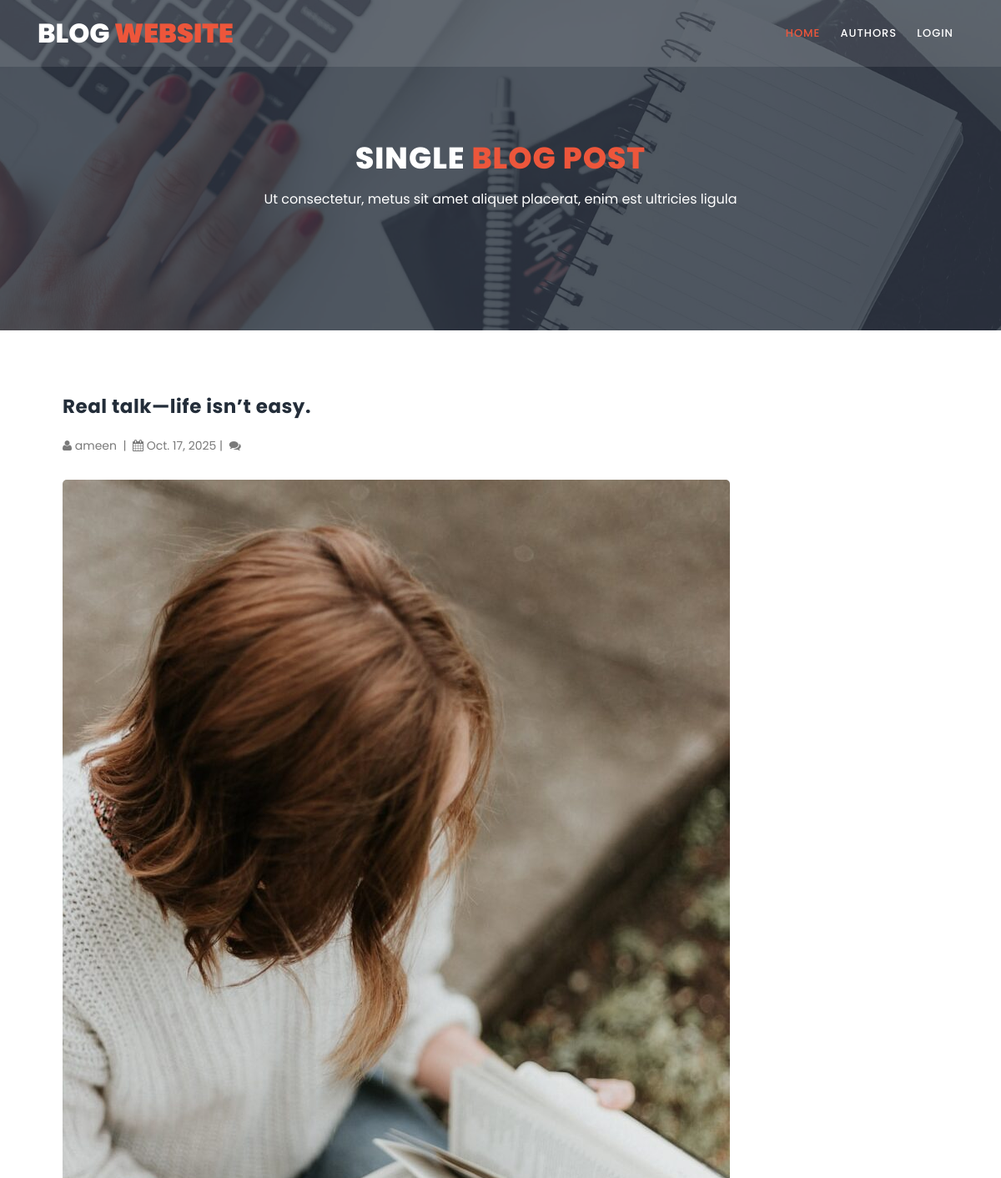
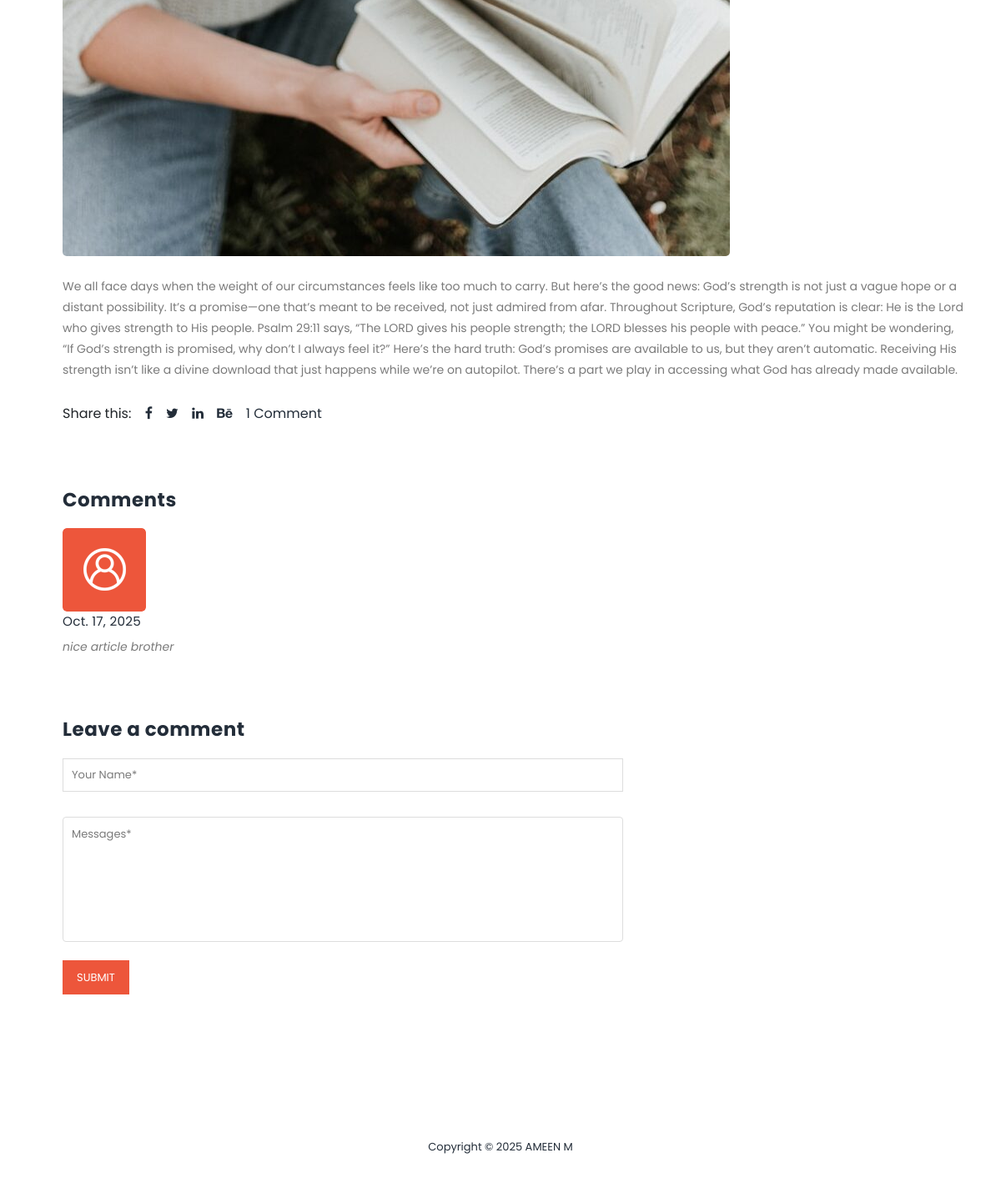
The page /viewblog/7 on the database its author committed (2 pictures, top to bottom).
### blogapp/models.py (models this page shows, shortened)
class Blog(models.Model):
    title=models.CharField(max_length=200)
    content=models.TextField()
    blog_pic=models.ImageField(upload_to="media",null=True,blank=True)
    added_date=models.DateField(auto_now_add=True)
    user_id=models.ForeignKey(User,on_delete=models.CASCADE)

class Comment(models.Model):
    comment=models.TextField()
    user=models.ForeignKey(User,on_delete=models.CASCADE)
    blog=models.ForeignKey(Blog,on_delete=models.CASCADE)
    added_date=models.DateField(auto_now_add=True)

### blogapp/views.py (the view, shortened to what this page needs)
# urls.py: path("viewblog/<int:id>",views.ViewMoreView.as_view(),name="viewblog"),
class ViewMoreView(View):
    def get(self,request,**kwargs):
        blog=Blog.objects.get(id=kwargs.get("id"))
        comment=Comment.objects.filter(blog=kwargs.get("id"))
        return render(request,"blog-details.html",{"blog":blog,"comment":comment})

### blogapp/templates/blog-details.html (shortened to what this page needs)
{% extends 'base.html' %}
{% load static %}
{% block main %}
<section class="section section-bg" id="call-to-action"
  style="background-image: url(assets/images/banner-image-1-1920x500.jpg)">
  <div class="container">
    <div class="row">
      <div class="col-lg-10 offset-lg-1">
        <div class="cta-content">
          <br>
          <br>
          <h2>Single <em>blog post</em></h2>
          <p>Ut consectetur, metus sit amet aliquet placerat, enim est ultricies ligula</p>
        </div>
      </div>
    </div>
  </div>
</section>
<section class="section" id="our-classes">
  <div class="container">
    <br>
    <br>
    <section class='tabs-content'>
      <article>
        <h4>{{ blog.title }}</h4>
        <p><i class="fa fa-user"></i> {{ blog.user_id }} &nbsp;|&nbsp; <i class="fa fa-calendar"></i> {{ blog.added_date }}&nbsp;|&nbsp; <i class="fa fa-comments"></i> </p>
        <div><img src="{{ blog.blog_pic.url }}" alt=""></div>
        <br>
        <p>{{ blog.content }}</p>
        <ul class="social-icons">
          <li>Share this:</li>
          <li><a href="#"><i class="fa fa-facebook"></i></a></li>
          <li><a href="#"><i class="fa fa-twitter"></i></a></li>
          <li><a href="#"><i class="fa fa-linkedin"></i></a></li>
          <li><a href="#"><i class="fa fa-behance"></i></a></li>
          <li><a href="#">
              {{ blog.comment_set.count }} Comment{% if blog.comment_set.count != 1 %}s{% endif %}
            </a></li>
        </ul>
      </article>
    </section>
    <br>
    <br>
    <br>
    <section class='tabs-content'>
      <h4>Comments</h4>
      {% for i in comment %}
      <ul class="features-items">
        <li>
          <div class="feature-item" style="margin-bottom:15px;">
            <div class="left-icon">
              <img src="{% static 'assets/images/features-first-icon.png' %}" alt="First One">
            </div>
            <div class="right-content">
              <h4> <small>{{ i.added_date }}</small></h4>
              <p><em> {{ i.comment }}</em></p>
            </div>
          </div>
          {% endfor %}
          <h4>Leave a comment</h4>
          <div class="contact-form">
            <form action="" method="post">
              <div class="row">
                <div class="col-lg-12">
                  <fieldset>
                    <input name="name" type="text" id="name" placeholder="Your Name*" required="">
                  </fieldset>
                </div>
                <div class="col-lg-12">
                  <textarea name="comment" class="form-control" placeholder="Messages*"></textarea>
                </div>
                <div class="col-lg-12">
                  <fieldset>
                    <button type="submit" id="form-submit" class="main-button">Submit</button>
                  </fieldset>
                </div>
              </div>
            </form>
          </div>
  </div>
</section>
{% endblock %}

### blogapp/static/assets/css/style.css (style rules this page uses)
html, body, div, span, applet, object, iframe, h1, h2, h3, h4, h5, h6, p, blockquote, div pre, a, abbr, acronym, address, big, cite, code, del, dfn, em, font, img, ins, kbd, q, s, samp, small, strike, strong, sub, sup, tt, var, b, u, i, center, dl, dt, dd, ol, ul, li, figure, header, nav, section, article, aside, footer, figcaption { margin: 0; padding: 0; border: 0; outline: 0; }
ul, li { padding: 0; margin: 0; list-style: none; }
header, nav, section, article, aside, footer, hgroup { display: block; }
* { box-sizing: border-box; }
html, body { font-family: 'Poppins', sans-serif; font-weight: 400; background-color: #fff; font-size: 16px; -ms-text-size-adjust: 100%; -webkit-font-smoothing: antialiased; -moz-osx-font-smoothing: grayscale; }
a { text-decoration: none !important; }
h1, h2, h3, h4, h5, h6 { margin-top: 0px; margin-bottom: 0px; }
ul { margin-bottom: 0px; }
p { font-size: 14px; line-height: 25px; color: #7a7a7a; }
html, body { background: #fff; font-family: 'Poppins', sans-serif; }
.feature-item { display: inline-block; margin-bottom: 60px; }
.feature-item .left-icon img { float: left; margin-right: 30px; }
.feature-item .right-content { display: inline; }
.feature-item .right-content h4 { margin-top: 0px; margin-bottom: 7px; letter-spacing: 0.25px; color: #232d39; font-size: 19px; font-weight: 600; text-transform: capitalize; }
#call-to-action { padding: 120px 0px; background-image: url(../images/cta-bg.jpg); background-position: center center; background-repeat: no-repeat; background-size: cover; text-align: center; }
.cta-content h2 { font-size: 36px; text-transform: uppercase; font-weight: 800; color: #fff; letter-spacing: 1px; }
.cta-content h2 em { font-style: normal; color: #ed563b; }
.cta-content p { font-size: 16px; color: #fff; margin: 15px 0px 25px 0px; }
#our-classes { margin-bottom: 140px; }
.tabs-content { margin-left: 30px; text-align: left; display: inline-block; transition: all 0.3s; }
.tabs-content img { max-width: 100%; overflow: hidden; border-radius: 5px; }
.tabs-content h4 { font-size: 23px; font-weight: 700; color: #232d39; letter-spacing: 0.5px; margin-bottom: 20px; margin-top: 30px; }
.tabs-content p { font-size: 14px; color: #7a7a7a; margin-bottom: 28px; }
.section-bg { background-position: center center; background-repeat: no-repeat; background-size: cover; position: relative; }
.section-bg:before { content:''; position: absolute; top: 0; left: 0; width: 100%; height: 100%; background-color: rgba(35,45,57,0.8); }
.section-bg > form, .section-bg .container { position: relative; z-index: 2 }
ul.social-icons li { display: inline-block; margin-right: 12px; }
ul.social-icons li:last-child { margin-right: 0px; }
ul.social-icons li a { color: #232d39; transition: all .3s; }
.contact-form input, .contact-form textarea { color: #7a7a7a; font-size: 13px; border: 1px solid #ddd; background-color: #fff; width: 100%; height: 40px; outline: none; line-height: 40px; padding: 0px 10px; -webkit-appearance: none; -moz-appearance: none; appearance: none; margin-bottom: 30px; }
.contact-form textarea { height: 150px; resize: none; }
.contact-form ::placeholder { color: #7a7a7a; }
.contact-form button { display: inline-block; font-size: 13px; padding: 11px 17px; background-color: #ed563b; color: #fff; text-align: center; font-weight: 400; text-transform: uppercase; transition: all .3s; border: none; outline: none; margin-top: -8px; }
a { color: #ed563b; }

### rows shown on the page
Blog: title "Real talk—life isn’t easy.", user_id "ameen", added_date "Oct. 17, 2025", blog_pic (picture), content "We all face days when the weight of our circumstances feels like too much to carry. But here’s the good news: God’s strength is not just a vague hope or a distant possibility. It’s a promise—one that’s meant to be received, not just admired from afar. Throughout Scripture, God’s reputation is clear: He is the Lord who gives strength to His people. Psalm 29:11 says, “The LORD gives his people strength; the LORD blesses his people with peace.” You might be wondering, “If God’s strength is promised, why don’t I always feel it?” Here’s the hard truth: God’s promises are available to us, but they aren’t automatic. Receiving His strength isn’t like a divine download that just happens while we’re…", comment_set.count "1"
Comment: added_date "Oct. 17, 2025", comment "nice article brother"
